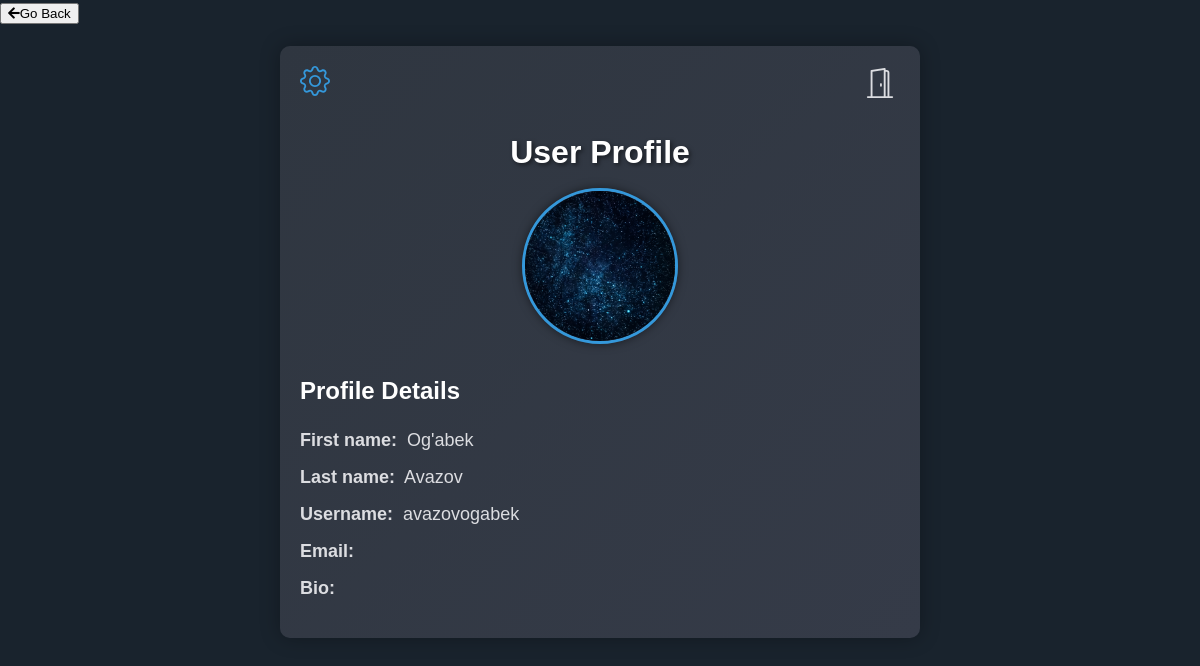
The page /my-profile/ (signed in) on the database as committed earlier.
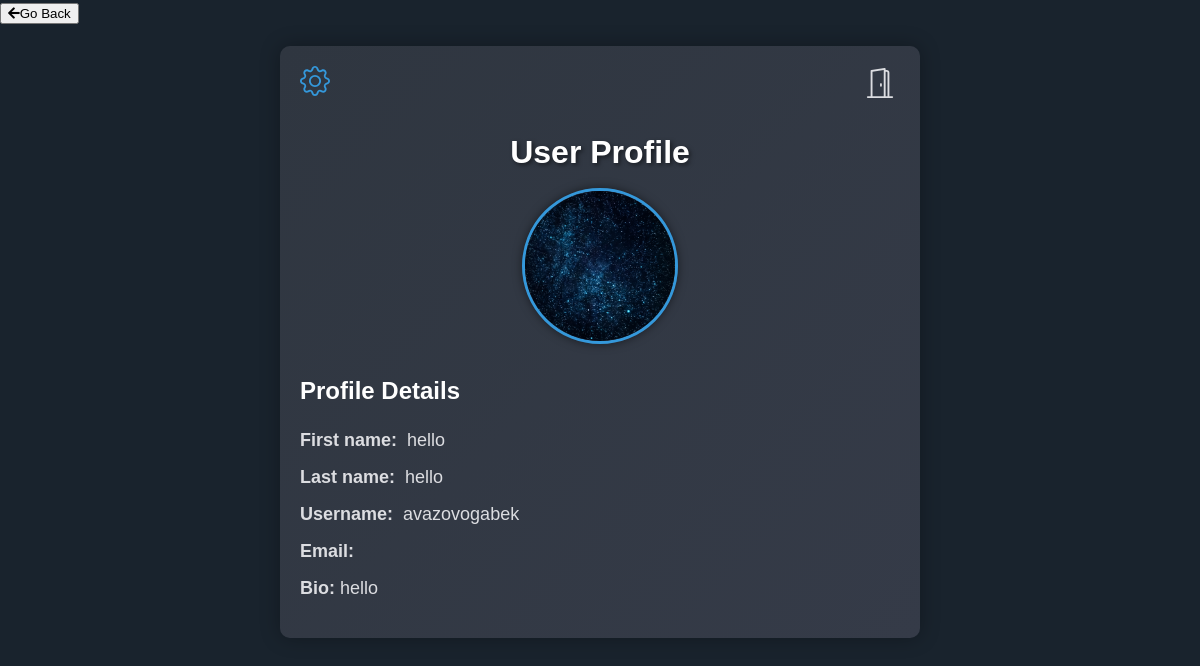
The same page on the database as committed later.
### profiles/models.py (models this page shows, shortened)
class Profile(models.Model):
    user = models.OneToOneField(User, on_delete=models.CASCADE)
    first_name = models.CharField(max_length=100, blank=True)
    last_name = models.CharField(max_length=100, blank=True)
    bio = models.TextField(blank=True)
    profile_img = models.ImageField(
        upload_to='profile_images',
        default='Unknown.jpeg',
    )

### chats/views.py (the view)
# urls.py: path('my-profile/', views.my_profile, name='my_profile'),
@login_required(login_url='signin')
def my_profile(request):
    proifle = Profile.objects.get(user=request.user)
    return render(request, 'my_profile.html', {'profile' : proifle})

### templates/my_profile.html (shortened to what this page needs)
{% load static %}
<!DOCTYPE html>
<html lang="en">
<head>
  <link rel="stylesheet" href="{% static 'css/profile_detail.css' %}">
  <link rel="stylesheet" href="https://cdnjs.cloudflare.com/ajax/libs/font-awesome/5.15.4/css/all.min.css">
</head>
<body>
  <div class="go-back">
      <a href="{% url 'home' %}"><button class="go-back-button"><i class="fa fa-arrow-left"></i>Go Back</button></a>
  </div>
  <div class="profile-container">
    <a href="{% url 'edit_profile' %}">
    </a>
      <div class="exit">
    </div>
    <div class="profile-header">
      <h1>User Profile</h1>
      <img src="{{ profile.profile_img.url }}" alt="Profile Picture">
    </div>
    <div class="profile-details">
      <h2>Profile Details</h2>
      <ul>
        <li><strong>First name:</strong> {{ profile.first_name }}</li>
        <li><strong>Last name:</strong> {{ profile.last_name }}</li>
        <li><strong>Username:</strong> {{ profile.user }}</li>
        <li><strong>Email:</strong>{{ profile.email }}</li>
        <li><strong>Bio:</strong>{{ profile.bio }}</li>
      </ul>
    </div>
  </div>
</body>
</html>

### statics/css/profile_detail.css (style rules this page uses)
body { font-family: 'Arial', sans-serif; margin: 0; padding: 0; background-color: #19232d; color: #dcdde1; line-height: 1.6; }
.profile-container { max-width: 600px; margin: 20px auto; padding: 20px; border-radius: 10px; background: linear-gradient(135deg, #2f3640, #353b48); color: #dcdde1; box-shadow: 0 0 20px rgba(0, 0, 0, 0.3); }
.profile-header { text-align: center; margin-bottom: 20px; }
.profile-header h1 { margin-bottom: 10px; color: #fff; font-size: 32px; text-shadow: 2px 2px 4px rgba(0, 0, 0, 0.5); transition: transform 0.3s ease-in-out; }
.profile-header img { width: 150px; height: 150px; border-radius: 50%; object-fit: cover; border: 3px solid #3498db; box-shadow: 0 0 10px rgba(0, 0, 0, 0.5); transition: transform 0.3s ease-in-out; }
.profile-details h2 { margin-bottom: 10px; color: #fff; font-size: 24px; }
.profile-details ul { list-style: none; padding: 0; }
.profile-details li { margin-bottom: 8px; font-size: 18px; }
.profile-details li strong { font-weight: bold; margin-right: 5px; }
a { color: #3498db; text-decoration: none; transition: transform 0.3s ease-in-out, color 0.3s ease-in-out; }
::placeholder { color: #718093; }
.exit { margin-left: 565px; margin-top: -35px; }

Rows that differ between the two databases and show on the page:
changed Profile "avazovogabek": first_name "Og'abek" → "hello"; last_name "Avazov" → "hello"; bio (not shown) → "hello"
